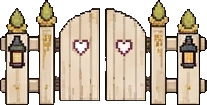
#> input picture assets/katalog/picket_gate.png, 207 x 105 px
$ python piksel.py ../../assets/katalog/picket_gate.png out.png 1.0
#> lines starting #> are read from the running program, lines starting #| are printed output that depends on the picture
#> in pikselkan, a is the input picture: shape (105, 207, 4); mean R, G, B, A 161.9, 144.2, 119.8, 182.4
"""Kembalikan gambar UI pixel art (hasil generator, sudah diperbesar & agak halus) ke grid piksel aslinya.
Ukuran piksel diperkirakan dari periode tepi (FFT), fase grid dicari agar garis grid jatuh di tepi warna,
lalu tiap sel diambil warna tengahnya. Hasil kecil ini ditampilkan game dengan filter NEAREST (tajam).
Pakai: python3 piksel.py masuk.png keluar.png [ukuran_piksel]"""
import sys
import numpy as np
from PIL import Image


def period(a):
    lum = a[..., :3].astype(float).sum(-1) + a[..., 3].astype(float) * 2
    res = []
    for ax in (1, 0):
        g = np.abs(np.diff(lum, axis=ax)).sum(0 if ax == 1 else 1)
        s = g - g.mean()
        f = np.abs(np.fft.rfft(s))
        fr = np.fft.rfftfreq(len(s))
        m = (fr > 1 / 40) & (fr < 1 / 1.8)
        res.append(1 / fr[np.argmax(f * m)])
    return res


def phase(a, p, ax):
#> called with p = 1, ax = 1
    lum = a[..., :3].astype(float).sum(-1) + a[..., 3].astype(float) * 2
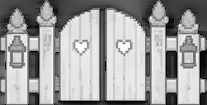
#> lum: shape (105, 207) float64; min 0, max 1274, mean 790.6; drawn with min black and max white
    g = np.abs(np.diff(lum, axis=ax)).sum(0 if ax == 1 else 1)
#> g = 206 values, max 49009 at index 98, min 171 at index 172, mean 8396.9
    best, bo = -1, 0.0
    for o in np.linspace(0, p, 24, endpoint=False):
        idx = np.round(np.arange(o, len(g), p)).astype(int)
        idx = idx[(idx >= 0) & (idx < len(g))]
        v = g[idx].mean()
        if v > best:
            best, bo = v, o
#> this loop made 24 passes
#> (v, best, bo) on passes 1, 13: (8396.9, 8396.9, 0), (9613.6, 9613.6, 0.5)
#> v on passes 2 to 7: 8396.9, 8396.9, 8396.9, 8396.9, 8396.9, 8396.9
#> after the loop, best = 9613.6; bo = 0.5
    return bo


def pikselkan(im, p=None):
    a = np.array(im.convert('RGBA'))
    if p is None:
        px, py = period(a)
        p = float(np.median([px, py]))
    px = py = p
    ox, oy = phase(a, px, 1), phase(a, py, 0)
#> the loop in phase (call 2), `for o in np.linspace(0, p, 24, endpoint=False):` made 24 passes
#> (v, best, bo) on passes 1, 14: (9199.8, 9199.8, 0), (9260.9, 9260.9, 0.542)
#> v on passes 2 to 7: 9199.8, 9199.8, 9199.8, 9199.8, 9199.8, 9199.8
#> ox = 0.5; oy = 0.542
    H, W = a.shape[:2]
#> H = 105; W = 207
    xs = np.arange(ox + px / 2, W, px)
#> xs = 206 values from 1 to 206
    ys = np.arange(oy + py / 2, H, py)
#> ys = 104 values from 1.04 to 104
    if ox > px * 0.25:
        xs = np.concatenate([[max(0, ox / 2)], xs])
#> xs = 207 values from 0.25 to 206
    if oy > py * 0.25:
        ys = np.concatenate([[max(0, oy / 2)], ys])
#> ys = 105 values from 0.271 to 104
    xi = np.clip(np.round(xs).astype(int), 0, W - 1)
#> xi = 207 values from 0 to 206
    yi = np.clip(np.round(ys).astype(int), 0, H - 1)
#> yi = 105 values from 0 to 104
    out = np.zeros((len(yi), len(xi), 4), np.uint8)
#> out: shape (105, 207, 4); every value is 0
    # warna tengah sel = median 3x3 di sekitar titik tengah (tahan derau)
    for j, y in enumerate(yi):
        for i, x in enumerate(xi):
            blk = a[max(0, y - 1):y + 2, max(0, x - 1):x + 2].reshape(-1, 4)
            op = blk[blk[:, 3] > 0]
            if (blk[:, 3] > 127).mean() < 0.5 or len(op) == 0:
                continue
            out[j, i, :3] = np.median(op[:, :3], axis=0)
            out[j, i, 3] = 255
#> this loop made 105 passes
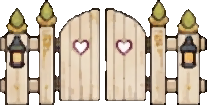
#> out: shape (105, 207, 4); mean of channels 0, 1, 2, 3 132.8, 119, 100.7, 182.8; transparent parts drawn white
    return Image.fromarray(out), p


if __name__ == '__main__':
    p = float(sys.argv[3]) if len(sys.argv) > 3 else None
    o, p = pikselkan(Image.open(sys.argv[1]), p)
#> p = 1
    o.save(sys.argv[2])
    print(sys.argv[2], o.size, 'piksel', round(p, 2))
#| out.png (207, 105) piksel 1.0

$ run again, on assets/katalog/autumn_pebbles.png
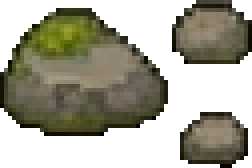
#> input picture assets/katalog/autumn_pebbles.png, 63 x 42 px (shown 4 times larger)
#> in pikselkan, a is the input picture: shape (42, 63, 4); mean R, G, B, A 84.4, 81.3, 56.1, 140.1
#> in phase, `lum = a[..., :3].astype(float).sum(-1) + a[..., 3].astype(float) * 2`:
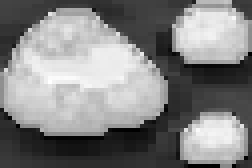
#> lum: shape (42, 63) float64 (shown 4 times larger); min 0, max 973, mean 502.1; drawn with min black and max white
#> g = 62 values, max 5223 at index 44, min 184 at index 52, mean 1717.4
#> the loop in phase, `for o in np.linspace(0, p, 24, endpoint=False):` made 24 passes
#> (v, best, bo) on pass 1: (1717.4, 1717.4, 0)
#> after the loop in phase, `for o in np.linspace(0, p, 24, endpoint=False):`: best = 1717.4; bo = 0
#> the loop in phase (call 2), `for o in np.linspace(0, p, 24, endpoint=False):` made 24 passes
#> (v, best, bo) on passes 1, 14: (3579.6, 3579.6, 0), (3606.8, 3606.8, 0.542)
#> oy = 0.542
#> in pikselkan, `ys = np.concatenate([[max(0, oy / 2)], ys])`: ys = 42 values from 0.271 to 41.04
#> xi = 63 values from 0 to 62
#> yi = 42 values from 0 to 41
#> the loop in pikselkan, `for j, y in enumerate(yi):` made 42 passes
#> after the loop in pikselkan, `for j, y in enumerate(yi):`:
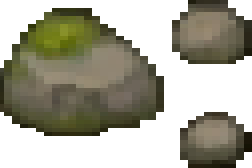
#> out: shape (42, 63, 4) (shown 4 times larger); mean of channels 0, 1, 2, 3 54, 52.1, 37.2, 140.8; transparent parts drawn white
#> p = 1
#| out.png (63, 42) piksel 1.0
